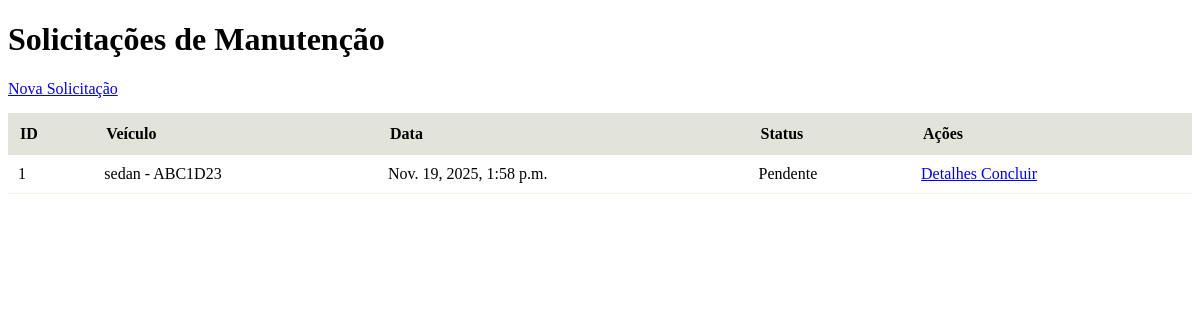
The page /frotas/manutencoes/ on the database as committed earlier.
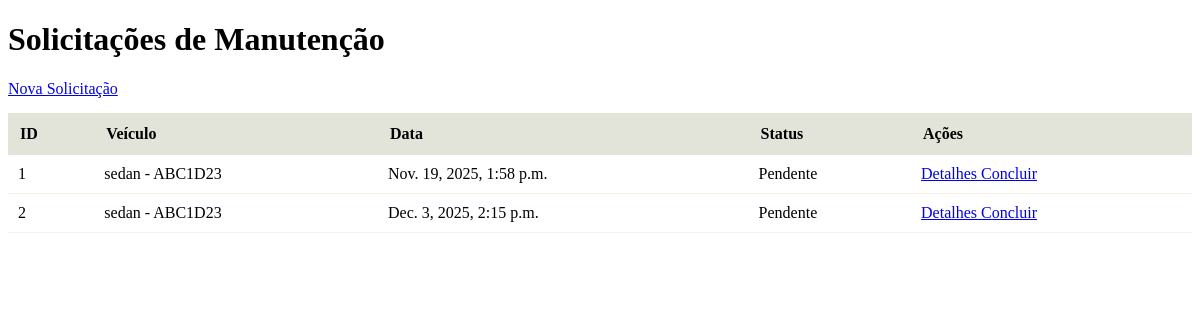
The same page on the database as committed later.
### frotas/models.py (models this page shows, shortened)
class SolicitacaoManutencao(models.Model):
    veiculo = models.ForeignKey(Veiculo, on_delete=models.CASCADE)
    descricao_problema = models.TextField()
    data_solicitacao = models.DateTimeField(auto_now_add=True)
    concluida = models.BooleanField(default=False)

class Veiculo(models.Model):
    modelo = models.CharField(max_length=100)
    placa = models.CharField(max_length=10)
    ano = models.IntegerField()
    km_atual = models.FloatField(default=0)
    disponivel = models.BooleanField(default=True)

### frotas/views.py (the view)
# urls.py: path('manutencoes/', views.listar_manutencoes, name='listar_manutencoes'),
def listar_manutencoes(request):
    manutencoes = SolicitacaoManutencao.objects.all()
    return render(request, 'manutencoes/listar_manutencoes.html', {'manutencoes': manutencoes})

### frotas/templates/manutencoes/listar_manutencoes.html (shortened to what this page needs)
{% load static %}
<!DOCTYPE html>
<html lang="pt-br">
<head>
    <link rel="stylesheet" href="{% static 'css/manutencoes.css' %}">
</head>
<body>
<div class="container">
    <h1>Solicitações de Manutenção</h1>
    <a href="{% url 'solicitar_manutencao' %}" class="btn">Nova Solicitação</a>
    <table>
        <thead>
            <tr>
                <th>ID</th>
                <th>Veículo</th>
                <th>Data</th>
                <th>Status</th>
                <th>Ações</th>
            </tr>
        </thead>
        <tbody>
            {% for m in manutencoes %}
            <tr>
                <td>{{ m.id }}</td>
                <td>{{ m.veiculo.modelo }} - {{ m.veiculo.placa }}</td>
                <td>{{ m.data_solicitacao }}</td>
                <td>
                    {% if m.concluida %}
                        <span class="status-concluida">Concluída</span>
                    {% else %}
                        <span class="status-pendente">Pendente</span>
                    {% endif %}
                </td>
                <td class="actions">
                    <a class="btn btn-detalhes" href="{% url 'detalhe_manutencao' m.id %}">
                        Detalhes
                    </a>
                    {% if not m.concluida %}
                    <a class="btn btn-concluir" href="{% url 'concluir_manutencao' m.id %}">
                        Concluir
                    </a>
                    {% endif %}
                </td>
            </tr>
            {% empty %}
            <tr>
                <td colspan="5">Nenhuma manutenção registrada.</td>
            </tr>
            {% endfor %}
        </tbody>
    </table>
</div>
</body>
</html>

Rows that differ between the two databases and show on the page:
added SolicitacaoManutencao: id "2", veiculo.modelo "sedan", veiculo.placa "ABC1D23", data_solicitacao "Dec. 3, 2025, 2:15 p.m.", concluida "Pendente"
